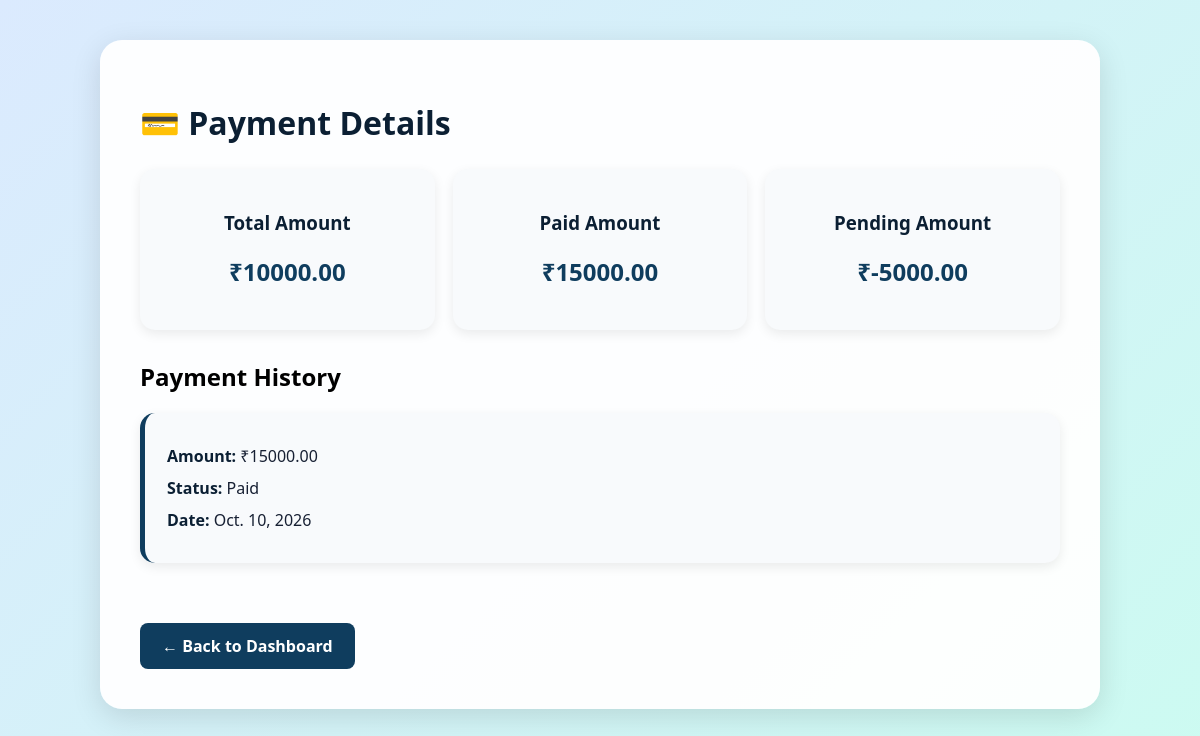
/payments/ (signed in), run on the app's committed database.
### core/models.py (models this page shows, shortened)
class Resident(models.Model):
    name = models.CharField(max_length=100)
    email = models.EmailField(unique=True)
    phone = models.CharField(max_length=15)
    apartment = models.OneToOneField(
        Apartment,
        on_delete=models.CASCADE
    )
    total_amount=models.DecimalField(max_digits=10,decimal_places=2,default=10000)
    date_joined = models.DateField(auto_now_add=True)

class Payment(models.Model):
    resident = models.ForeignKey(
        Resident,
        on_delete=models.CASCADE
    )
    amount = models.DecimalField(max_digits=10, decimal_places=2)
    payment_date = models.DateField(auto_now_add=True)
    status = models.CharField(
        max_length=20,
        choices=[
            ("PAID", "Paid"),
            ("PENDING", "Pending"),
        ],
        default="PENDING"
    )

### core/views.py (the view)
# urls.py: path('payments/',views.payments,name='payments'),
def payments(request):
    resident_id = request.session.get("resident_id")
    if not resident_id:
        return redirect("resident_login")
    resident = Resident.objects.get(id=resident_id)
    payment_list = Payment.objects.filter(
        resident=resident
    ).order_by("-payment_date")
    paid_amount = sum(
        payment.amount
        for payment in payment_list
        if payment.status == "PAID"
    )
    total_amount = resident.total_amount
    pending_amount = total_amount - paid_amount
    return render(request, "core/payments.html", {
        "resident": resident,
        "payments": payment_list,
        "total_amount": total_amount,
        "paid_amount": paid_amount,
        "pending_amount": pending_amount
    })

### core/templates/core/payments.html (shortened to what this page needs)
{% load static %}
<!DOCTYPE html>
<html lang="en">
<head>
    <link rel="stylesheet" href="{% static 'core/style.css' %}">
</head>
<body class="payment-page">
<div class="payment-container">
    <h1>💳 Payment Details</h1>
    <div class="summary-grid">
        <div class="summary-card">
            <h3>Total Amount</h3>
            <h2>₹{{ total_amount }}</h2>
        </div>
        <div class="summary-card">
            <h3>Paid Amount</h3>
            <h2>₹{{ paid_amount }}</h2>
        </div>
        <div class="summary-card">
            <h3>Pending Amount</h3>
            <h2>₹{{ pending_amount }}</h2>
        </div>
    </div>
    <h2>Payment History</h2>
    {% if payments %}
        {% for payment in payments %}
            <div class="payment-card">
                <p>
                    <strong>Amount:</strong>
                    ₹{{ payment.amount }}
                </p>
                <p>
                    <strong>Status:</strong>
                    {{ payment.get_status_display }}
                </p>
                <p>
                    <strong>Date:</strong>
                    {{ payment.payment_date }}
                </p>
            </div>
        {% endfor %}
    {% else %}
        <div class="payment-card">
            <p>No payment records available.</p>
        </div>
    {% endif %}
    <br>
    <a href="{% url 'resident_dashboard' %}" class="back-btn">
        ← Back to Dashboard
    </a>
</div>
</body>
</html>

### core/static/core/style.css (style rules this page uses)
* { box-sizing: border-box; }
body { margin: 0; font-family: 'Segoe UI', Arial, sans-serif; }
.payment-card { background: white; padding: 20px; margin: 15px 0; border-radius: 10px; box-shadow: 0 2px 8px rgba(0, 0, 0, 0.10); }
.payment-card p { margin: 8px 0; color: #172033; }

### core/templates/core/payments.html (style rules this page uses)
.payment-page { min-height: 100vh; padding: 40px 20px; background: linear-gradient(135deg, #dbeafe, #ccfbf1); }
.payment-container { max-width: 1000px; margin: auto; background: rgba(255,255,255,0.95); padding: 40px; border-radius: 22px; box-shadow: 0 8px 30px rgba(0,0,0,0.12); }
.payment-container h1 { color: #0b1f33; margin-bottom: 25px; }
.summary-grid { display: grid; grid-template-columns: repeat(3, 1fr); gap: 18px; margin-bottom: 30px; }
.summary-card { background: #f8fafc; padding: 22px; border-radius: 15px; text-align: center; box-shadow: 0 4px 12px rgba(0,0,0,0.08); }
.summary-card h3 { color: #0b1f33; margin-bottom: 10px; }
.summary-card h2 { color: #0f3d5e; }
.payment-card { background: #f8fafc; padding: 22px; margin: 18px 0; border-radius: 15px; border-left: 5px solid #0f3d5e; box-shadow: 0 4px 12px rgba(0,0,0,0.08); }
.payment-card p { color: #172033; font-size: 16px; margin: 10px 0; }
.payment-card strong { color: #0b1f33; }
.back-btn { display: inline-block; margin-top: 20px; padding: 12px 22px; background: #0f3d5e; color: white !important; text-decoration: none; border-radius: 8px; font-weight: bold; }

### data on the page
Resident: total_amount "10000.00"
Payment: amount "15000.00", status "Paid", payment_date "Oct. 10, 2026"

### other printed values
{{ paid_amount }} "15000.00"
{{ pending_amount }} "-5000.00"
